Frame 1 (no input): blank canvas, image omitted
Frame 60 (no input): blank canvas, image omitted
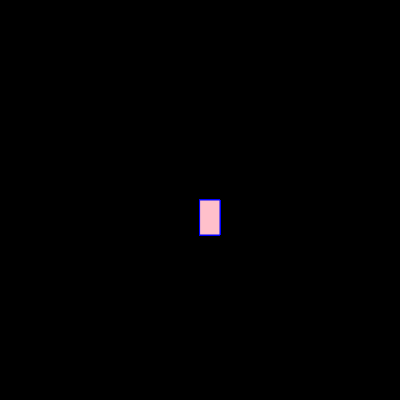
Frame 120 (the mouse pressed at the canvas centre since frame 60)

The p5.js sketch whose frames 1 and 60 were blank and that drew this single picture after the mouse press (run headless with seeded random() and noise() and a simulated clock; from frame 60 on, the mouse is pressed at the canvas centre):

// p5.js sketch
// ── sketch.js
function setup() {
  createCanvas(400, 400);
  background("black");
}

function draw() {

  
  stroke("blue");
  fill("pink");
  
// console.log (mouseIsPressed);
  
  if (mouseIsPressed)
 rect(mouseX, mouseY, 20, 35);
}





// ── style.css
html, body {
  margin: 0;
  padding: 0;
}
canvas {
  display: block;
}


<p xmlns:cc="http://creativecommons.org/ns#" >Este trabalho está licenciado sob <a href="https://creativecommons.org/licenses/by/4.0/?ref=chooser-v1" target="_blank" rel="license noopener noreferrer" style="display:inline-block;">CC BY 4.0<img style="height:22px!important;margin-left:3px;vertical-align:text-bottom;" src="https://mirrors.creativecommons.org/presskit/icons/cc.svg?ref=chooser-v1" alt=""><img style="height:22px!important;margin-left:3px;vertical-align:text-bottom;" src="https://mirrors.creativecommons.org/presskit/icons/by.svg?ref=chooser-v1" alt=""></a></p>
